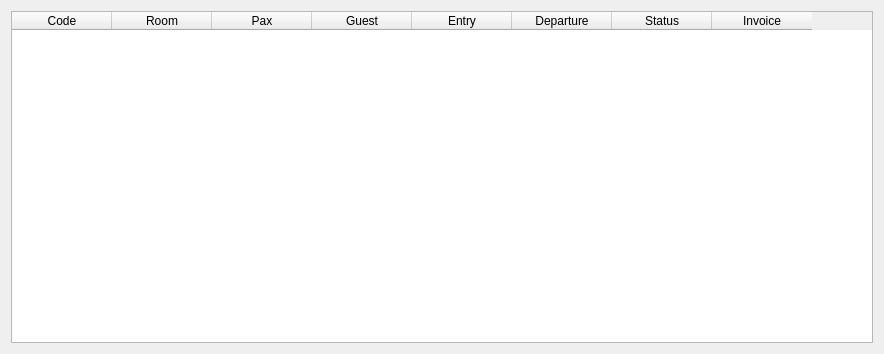
<?xml version="1.0" encoding="UTF-8"?>
<ui version="4.0">
 <class>WQuickReservationsCheckin</class>
 <widget class="QDialog" name="WQuickReservationsCheckin">
  <property name="geometry">
   <rect>
    <x>0</x>
    <y>0</y>
    <width>884</width>
    <height>354</height>
   </rect>
  </property>
  <property name="windowTitle">
   <string>Check in progress</string>
  </property>
  <layout class="QHBoxLayout" name="horizontalLayout">
   <item>
    <widget class="EQTableWidget" name="tbl">
     <property name="editTriggers">
      <set>QAbstractItemView::NoEditTriggers</set>
     </property>
     <property name="selectionMode">
      <enum>QAbstractItemView::NoSelection</enum>
     </property>
     <column>
      <property name="text">
       <string>Code</string>
      </property>
     </column>
     <column>
      <property name="text">
       <string>Room</string>
      </property>
     </column>
     <column>
      <property name="text">
       <string>Pax</string>
      </property>
     </column>
     <column>
      <property name="text">
       <string>Guest</string>
      </property>
     </column>
     <column>
      <property name="text">
       <string>Entry</string>
      </property>
     </column>
     <column>
      <property name="text">
       <string>Departure</string>
      </property>
     </column>
     <column>
      <property name="text">
       <string>Status</string>
      </property>
     </column>
     <column>
      <property name="text">
       <string>Invoice</string>
      </property>
     </column>
    </widget>
   </item>
  </layout>
 </widget>
 <customwidgets>
  <customwidget>
   <class>EQTableWidget</class>
   <extends>QTableWidget</extends>
   <header location="global">eqtablewidget.h</header>
  </customwidget>
 </customwidgets>
 <resources/>
 <connections/>
</ui>
